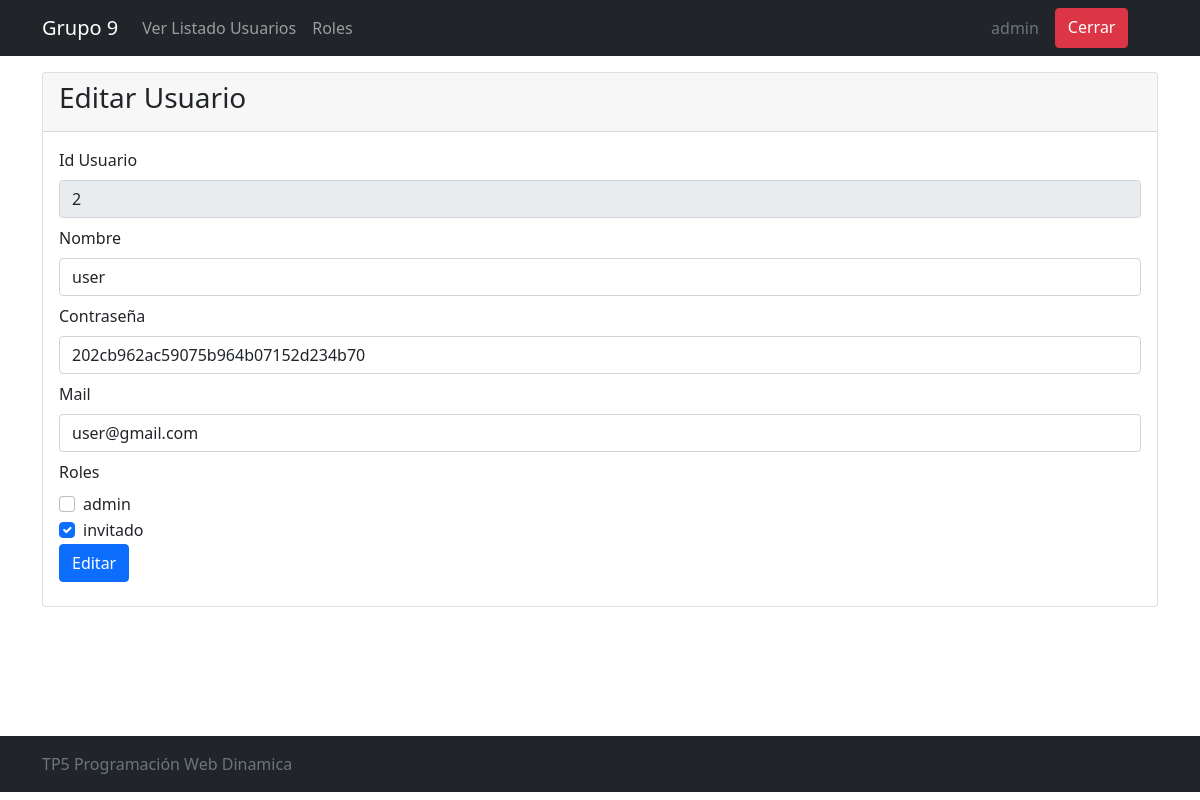
The app's page /Vista/usuario/editarUsuario.php?idusuario=2 (signed in) with its own data.
### tables this page shows
CREATE TABLE `usuario` (
  `idusuario` bigint(20) NOT NULL,
  `usnombre` varchar(50) DEFAULT NULL,
  `uspass` varchar(200) DEFAULT NULL,
  `usmail` varchar(50) DEFAULT NULL,
  `usdeshabilitado` timestamp NULL DEFAULT NULL
);

CREATE TABLE `rol` (
  `idrol` bigint(20) NOT NULL,
  `rodescripcion` varchar(50) DEFAULT ''
);

### utiles/funciones.php (called while the page is built, shortened)
<?php
function data_submitted()
{
    $_AAux = array();
    if (!empty($_POST))
        $_AAux = $_POST;
    else
            if (!empty($_GET)) {
        $_AAux = $_GET;
    }
    return $_AAux;
}
spl_autoload_register(
    function ($class_name) {
        $directorys = array(
            $GLOBALS['ROOT'] . 'Modelo/',
            $GLOBALS['ROOT'] . 'Modelo/Conector/',
            $GLOBALS['ROOT'] . 'Control/',
        );
        foreach ($directorys as $directory) {
            if (file_exists($directory . $class_name . '.php')) {
                return;
            }
        }
    }
);

### Modelo/Usuario.php (called while the page is built, shortened)
<?php
class Usuario
{
    private $idusuario;
    private $usnombre;
    private $uspass;
    private $usmail;
    public function __construct()
    {
        $this->idusuario = "";
        $this->usnombre = "";
        $this->uspass = "";
        $this->usmail = "";
    }
    public function getIdusuario()
    {
        return $this->idusuario;
    }
    public function setIdusuario($valor)
    {
        $this->idusuario = $valor;
    }
    public function getUsnombre()
    {
        return $this->usnombre;
    }
    public function setUsnombre($valor)
    {
        $this->usnombre = $valor;
    }
    public function getUspass()
    {
        return $this->uspass;
    }
    public function setUspass($valor)
    {
        $this->uspass = $valor;
    }
    public function geetUsmail()
    {
        return $this->usmail;
    }
    public function seetUsmail($valor)
    {
        $this->usmail = $valor;
    }
    public static function listar($parametro = "")
    {
        $arreglo = array();
        $base = new BaseDatos();
        $sql = "SELECT * FROM usuario ";
        if ($parametro != "") {
            $sql .= 'WHERE ' . $parametro;
        }
        $resp = $base->Ejecutar($sql);
        if ($resp > -1) {
            if ($resp > 0) {
                while ($row = $base->Registro()) {
                    $obj = new Usuario();
                    $obj->setear($row['idusuario'], $row['usnombre'], $row['uspass'], $row['usmail'], $row['usdeshabilitado']);
                    array_push($arreglo, $obj);
                }
            }
        } else {
            $this->setmensajeoperacion("Tabla->listar: " . $base->getError());
        }
        return $arreglo;
    }
}

### Modelo/Conector/BaseDatos.php (called while the page is built, shortened)
<?php
class BaseDatos extends PDO
{
    private $indice;
    private $resultado;
    public function __construct()
    {
        $this->indice = 0;
    }
    public function setSQL($e)
    {
        return "\n" . $this->sql = $e;
    }
    public function Ejecutar($sql)
    {
        if (stristr($sql, "select")) {
            $resp =  $this->EjecutarSelect($sql);
        }
        return $resp;
    }
    private function EjecutarSelect($sql)
    {
        $cant = -1;
        $resultado = parent::query($sql);
        if (!$resultado) {
            $this->analizarDebug();
        } else {
            $arregloResult = $resultado->fetchAll();
            $cant = count($arregloResult);
        }
        return $cant;
    }
    public function Registro()
    {
        $filaActual = false;
        $indiceActual = $this->getIndice();
        if ($indiceActual >= 0) {
            $filas = $this->getResultado();
            if ($indiceActual < count($filas)) {
                $filaActual =  $filas[$indiceActual];
            } else {
                $this->setIndice(-1);
            }
        }
        return $filaActual;
    }
    private function setIndice($valor)
    {
        $this->indice = $valor;
    }
    private function getIndice()
    {
        return $this->indice;
    }
    private function setResultado($valor)
    {
        $this->resultado = $valor;
    }
    private function getResultado()
    {
        return $this->resultado;
    }
}

### Control/AbmUsuario.php (called while the page is built, shortened)
<?php
class AbmUsuario
{
    public function buscar($param)
    {
        $where = " true ";
        if ($param <> NULL) {
            if (isset($param['idusuario']))
                $where .= " and idusuario ='" . $param['idusuario'] . "'";
        }
        $arreglo = Usuario::listar($where);
        return $arreglo;
    }
}

### Modelo/Rol.php (called while the page is built, shortened)
<?php
class Rol
{
    private $idrol;
    private $rodescripcion;
    public function getIdrol()
    {
        return $this->idrol;
    }
    public function setIdrol($valor)
    {
        $this->idrol = $valor;
    }
    public function getRodescripcion()
    {
        return $this->rodescripcion;
    }
    public function setRodescripcion($valor)
    {
        $this->rodescripcion = $valor;
    }
    public function __construct()
    {
        $this->idrol = "";
        $this->rodescripcion = "";
    }
    public static function listar($parametro = "")
    {
        $arreglo = array();
        $base = new BaseDatos();
        $sql = "SELECT * FROM rol ";
        if ($parametro != "") {
            $sql .= 'WHERE ' . $parametro;
        }
        $resp = $base->Ejecutar($sql);
        if ($resp > -1) {
            if ($resp > 0) {
                while ($row = $base->Registro()) {
                    $obj = new Rol();
                    $obj->setear($row['idrol'], $row['rodescripcion']);
                    array_push($arreglo, $obj);
                }
            }
        } else {
            $this->setmensajeoperacion("Tabla->listar: " . $base->getError());
        }
        return $arreglo;
    }
}

### Control/AbmRol.php (called while the page is built, shortened)
<?php
class abmRol
{
    public function buscar($param)
    {
        $where = " true ";
        $arreglo = Rol::listar($where);
        return $arreglo;
    }
}

### Vista/usuario/editarUsuario.php (the view, shortened to what this page needs)
<?php
include_once("../estructura/cabecera.php");
include_once("../estructura/menu.php");
$datos = data_submitted();
$objAbmAbmUsuario = new AbmUsuario();
$objRol = new AbmRol();
$RolesTodos = $objRol->buscar(null);
$listaUsuario = $objAbmAbmUsuario->buscar($datos);
$permisos = [];
foreach ($listaUsuario[0]->getColRoles() as $rol) {
    array_push($permisos, $rol->getIdRol());
}
if (count($listaUsuario) == 1) {
    $unUsuario = $listaUsuario[0];
}
?>
<div class="container mt-3">
    <div class="card">
        <div class="card-header">
            <h3>
                Editar Usuario
            </h3>
        </div>
        <div class="card-body">
            <form method="post" action="../accion/ActualizarDatosUsuario.php">
                <div class="form-group mb-2">
                    <label class="form-label" for="idusuario">Id Usuario</label>
                    <input class="form-control" id="idusuario" readonly name="idusuario" width="80" type="text" value="<?php echo $unUsuario->getIdusuario() ?>">
                </div>
                <div class="form-group mb-2">
                    <label class="form-label" for="usnombre">Nombre</label>
                    <input class="form-control" id="usnombre" name="usnombre" value="<?php echo $unUsuario->getUsnombre() ?>">
                </div>
                <div class="form-group mb-2">
                    <label class="form-label" for="uspass">Contraseña</label>
                    <input class="form-control" id="uspass" name="uspass" type="text" value="<?php echo $unUsuario->getUspass() ?>">
                </div>
                <div class="form-group mb-2">
                    <label class="form-label" for="usmail">Mail</label>
                    <input class="form-control" id="usmail" name="usmail" type="email" value="<?php echo $unUsuario->geetUsmail() ?>">
                </div>
                <label class="form-label" for="">Roles</label>
                <?php
                foreach ($RolesTodos as $rol) {
                    if (in_array($rol->getIdrol(), $permisos)) {
                        echo ('
                    <div class="form-check">
                    <input class="form-check-input" type="checkbox" value="' . $rol->getIdrol() . '" name="roles[' . $rol->getRodescripcion() . ']" id="' . $rol->getRodescripcion() . '" checked>
                    <label class="form-check-label" for="">
                    ' . $rol->getRodescripcion() . '
                    </label>
                    </div>
                    ');
                    } else {
                        echo ('
                    <div class="form-check">
                    <input class="form-check-input" type="checkbox" value="' . $rol->getIdrol() . '" name="roles[' . $rol->getRodescripcion() . ']" id="' . $rol->getRodescripcion() . '" >
                    <label class="form-check-label" for="">
                    ' . $rol->getRodescripcion() . '
                    </label>
                    </div>
                    ');
                    }
                }
                ?>
                <div class="form-group mb-2">
                    <input type="submit" class="btn btn-primary" value="Editar">
                </div>
            </form>
        </div>
    </div>
    <?php
    include_once("../estructura/pie.php");
    ?>

### Vista/css/estilos.css (style rules this page uses)
* { box-sizing: border-box; -webkit-box-sizing: border-box; -moz-box-sizing: border-box; }

### records on screen
usuario: idusuario "2", usnombre "user", uspass "202cb962ac59075b964b07152d234b70", usmail "user@gmail.com"
rol: rodescripcion "admin"
rol: rodescripcion "invitado"

### other values on screen
$_SESSION['usnombre'] "admin"
